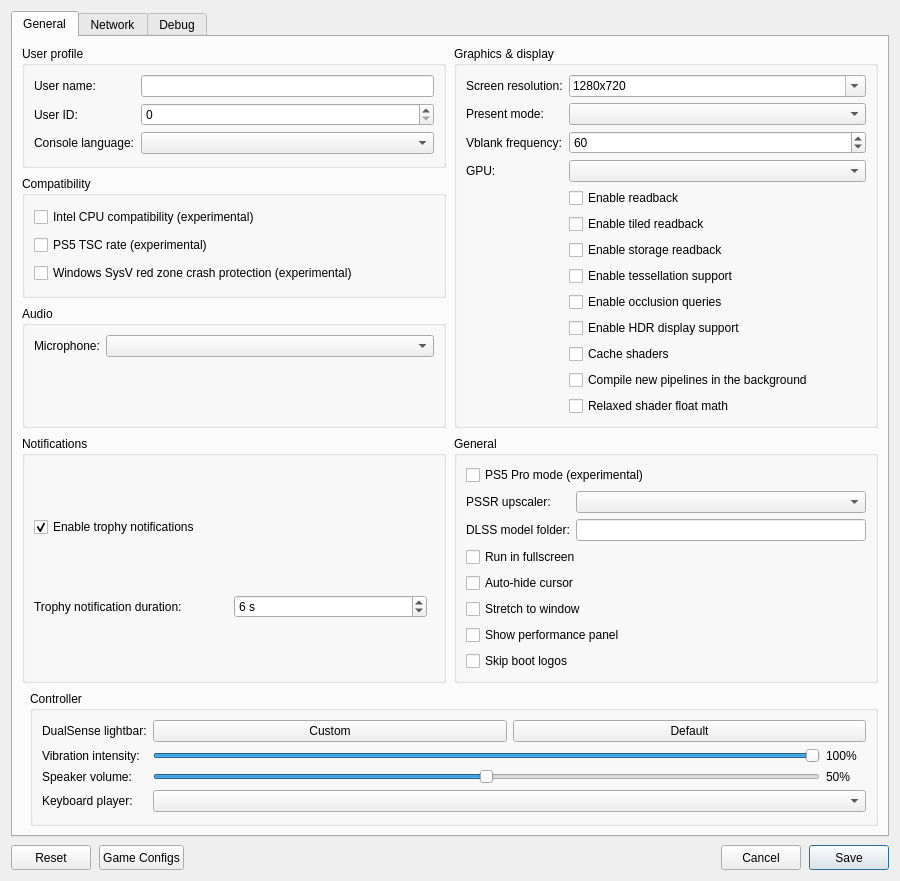
<?xml version="1.0" encoding="UTF-8"?>
<ui version="4.0">
 <class>ConfigurationEditDialog</class>
 <widget class="QDialog" name="ConfigurationEditDialog">
  <property name="geometry">
   <rect>
    <x>0</x>
    <y>0</y>
    <width>900</width>
    <height>620</height>
   </rect>
  </property>
  <property name="windowTitle">
   <string>Settings</string>
  </property>
  <property name="locale">
   <locale language="English" country="UnitedStates"/>
  </property>
  <layout class="QVBoxLayout" name="dialogLayout">
   <property name="spacing"><number>8</number></property>
   <item>
    <widget class="QTabWidget" name="settings_tabs">
     <property name="currentIndex"><number>0</number></property>
     <widget class="QWidget" name="settings_tab">
      <attribute name="title"><string>General</string></attribute>
      <layout class="QGridLayout" name="gridLayout">
       <property name="horizontalSpacing">
        <number>8</number>
       </property>
       <property name="verticalSpacing">
        <number>8</number>
       </property>
       <item row="0" column="0" colspan="2">
        <layout class="QGridLayout" name="sectionsLayout" columnstretch="1,1">
         <property name="horizontalSpacing">
          <number>8</number>
         </property>
         <property name="verticalSpacing">
          <number>8</number>
         </property>
         <item row="0" column="0">
          <widget class="QGroupBox" name="user_profile_group">
           <property name="title">
            <string>User profile</string>
           </property>
           <layout class="QFormLayout" name="userProfileLayout">
            <property name="fieldGrowthPolicy">
             <enum>QFormLayout::AllNonFixedFieldsGrow</enum>
            </property>
            <item row="0" column="0">
             <widget class="QLabel" name="label_user_name">
              <property name="text"><string>User name:</string></property>
             </widget>
            </item>
            <item row="0" column="1">
             <widget class="MandatoryLineEdit" name="lineEdit_user_name">
              <property name="toolTip"><string>Local user name exposed to games</string></property>
              <property name="clearButtonEnabled"><bool>true</bool></property>
             </widget>
            </item>
            <item row="1" column="0">
             <widget class="QLabel" name="label_user_id">
              <property name="text"><string>User ID:</string></property>
             </widget>
            </item>
            <item row="1" column="1">
             <widget class="QSpinBox" name="spinBox_user_id">
              <property name="toolTip"><string>Local user ID exposed to games</string></property>
             </widget>
            </item>
            <item row="2" column="0">
             <widget class="QLabel" name="label_console_language">
              <property name="text"><string>Console language:</string></property>
             </widget>
            </item>
            <item row="2" column="1">
             <widget class="QComboBox" name="comboBox_console_language">
              <property name="toolTip"><string>Language</string></property>
             </widget>
            </item>
           </layout>
          </widget>
         </item>
         <item row="2" column="0">
          <widget class="QGroupBox" name="audio_group">
           <property name="title"><string>Audio</string></property>
           <layout class="QFormLayout" name="audioLayout">
            <property name="fieldGrowthPolicy">
             <enum>QFormLayout::AllNonFixedFieldsGrow</enum>
            </property>
            <item row="0" column="0">
             <widget class="QLabel" name="label_audio_input_device">
              <property name="text"><string>Microphone:</string></property>
             </widget>
            </item>
            <item row="0" column="1">
             <widget class="QComboBox" name="comboBox_audio_input_device"/>
            </item>
           </layout>
          </widget>
         </item>
         <item row="0" column="1" rowspan="3">
          <widget class="QGroupBox" name="graphics_group">
           <property name="title">
            <string>Graphics &amp;&amp; display</string>
           </property>
           <layout class="QFormLayout" name="graphicsLayout">
            <property name="fieldGrowthPolicy">
             <enum>QFormLayout::AllNonFixedFieldsGrow</enum>
            </property>
            <item row="0" column="0">
             <widget class="QLabel" name="label_screen_resolution">
              <property name="text"><string>Screen resolution:</string></property>
             </widget>
            </item>
            <item row="0" column="1">
             <widget class="QComboBox" name="comboBox_screen_resolution">
              <property name="toolTip"><string>Window resolution as WIDTHxHEIGHT; pick a preset or type a custom size. Non-16:9 sizes such as 21:9 show the game with black bars unless Stretch to window is on.</string></property>
              <property name="editable"><bool>true</bool></property>
              <property name="insertPolicy"><enum>QComboBox::NoInsert</enum></property>
              <item><property name="text"><string notr="true">1280x720</string></property></item>
              <item><property name="text"><string notr="true">1920x1080</string></property></item>
              <item><property name="text"><string notr="true">2560x1440</string></property></item>
              <item><property name="text"><string notr="true">3840x2160</string></property></item>
              <item><property name="text"><string notr="true">2560x1080</string></property></item>
              <item><property name="text"><string notr="true">3440x1440</string></property></item>
              <item><property name="text"><string notr="true">3840x1600</string></property></item>
              <item><property name="text"><string notr="true">5120x2160</string></property></item>
             </widget>
            </item>
            <item row="1" column="0">
             <widget class="QLabel" name="label_present_mode">
              <property name="text"><string>Present mode:</string></property>
             </widget>
            </item>
            <item row="1" column="1">
             <widget class="QComboBox" name="comboBox_present_mode">
              <property name="toolTip"><string>Vulkan swapchain presentation mode</string></property>
             </widget>
            </item>
            <item row="2" column="0">
             <widget class="QLabel" name="label_vblank_frequency">
              <property name="text"><string>Vblank frequency:</string></property>
             </widget>
            </item>
            <item row="2" column="1">
             <widget class="QSpinBox" name="spinBox_vblank_frequency">
              <property name="toolTip"><string>Virtual display refresh rate used for frame pacing</string></property>
              <property name="minimum"><number>30</number></property>
              <property name="maximum"><number>360</number></property>
              <property name="value"><number>60</number></property>
             </widget>
            </item>
            <item row="4" column="0">
             <widget class="QLabel" name="label_gpu">
              <property name="text"><string>GPU:</string></property>
             </widget>
            </item>
            <item row="4" column="1">
             <widget class="QComboBox" name="comboBox_gpu">
              <property name="toolTip"><string>Graphics device used by the emulator</string></property>
             </widget>
            </item>
            <item row="5" column="1">
             <widget class="QCheckBox" name="checkBox_readback">
              <property name="toolTip"><string>Read back writable linear images</string></property>
              <property name="text"><string>Enable readback</string></property>
             </widget>
            </item>
            <item row="6" column="1">
             <widget class="QCheckBox" name="checkBox_readback_tiled">
              <property name="toolTip"><string>Read back small writable tiled images</string></property>
              <property name="text"><string>Enable tiled readback</string></property>
             </widget>
            </item>
            <item row="7" column="1">
             <widget class="QCheckBox" name="checkBox_readback_storage">
              <property name="toolTip"><string>Read back shader-written images when the game flushes the GPU cache for the CPU. Images from linear and tiled readback are read back then too.</string></property>
              <property name="text"><string>Enable storage readback</string></property>
             </widget>
            </item>
            <item row="8" column="1">
             <widget class="QCheckBox" name="checkBox_tessellation">
              <property name="toolTip"><string>Draw tessellated geometry, such as GTA V's nearby tree trunks. Unsupported tessellation shaders may cause crashes.</string></property>
              <property name="text"><string>Enable tessellation support</string></property>
             </widget>
            </item>
            <item row="9" column="1">
             <widget class="QCheckBox" name="checkBox_occlusion_queries">
              <property name="toolTip"><string>Count the samples of occlusion queries on the GPU, so hidden lights and objects stay hidden (GTA V&apos;s sun flare and light glows).</string></property>
              <property name="text"><string>Enable occlusion queries</string></property>
             </widget>
            </item>
            <item row="10" column="1">
             <widget class="QCheckBox" name="checkBox_hdr">
              <property name="toolTip"><string>Enable HDR10 output for supported games. Requires HDR enabled on the host display.</string></property>
              <property name="text"><string>Enable HDR display support</string></property>
             </widget>
            </item>
            <item row="11" column="1">
             <widget class="QCheckBox" name="checkBox_shader_cache">
              <property name="toolTip"><string>Save compiled shaders and pipelines per game and load them at startup.</string></property>
              <property name="text"><string>Cache shaders</string></property>
             </widget>
            </item>
            <item row="12" column="1">
             <widget class="QCheckBox" name="checkBox_async_pipelines">
              <property name="toolTip"><string>Compile new pipelines in the background and skip the draws that need them meanwhile: an object may appear a moment late the first time it is seen, instead of the game stuttering.</string></property>
              <property name="text"><string>Compile new pipelines in the background</string></property>
             </widget>
            </item>
            <item row="13" column="1">
             <widget class="QCheckBox" name="checkBox_relaxed_shader_float">
              <property name="toolTip"><string>Use the host GPU's native float operations in shaders. Faster, but can be inaccurate.</string></property>
              <property name="text"><string>Relaxed shader float math</string></property>
             </widget>
            </item>
           </layout>
          </widget>
         </item>
         <item row="3" column="0">
          <widget class="QGroupBox" name="notifications_group">
           <property name="title"><string>Notifications</string></property>
           <layout class="QVBoxLayout" name="notificationsLayout">
            <item>
             <widget class="QCheckBox" name="checkBox_trophy_notifications">
              <property name="toolTip"><string>Show trophy unlock notifications and play their sound.
    To use your own sound, replace the emulator's assets/sounds/trophy-unlock.wav with a WAV file and restart the game.</string></property>
              <property name="text"><string>Enable trophy notifications</string></property>
              <property name="checked"><bool>true</bool></property>
             </widget>
            </item>
            <item>
             <layout class="QHBoxLayout" name="trophyDurationLayout">
              <item>
               <widget class="QLabel" name="label_trophy_duration">
                <property name="text"><string>Trophy notification duration:</string></property>
               </widget>
              </item>
              <item>
               <widget class="QSpinBox" name="spinBox_trophy_duration">
                <property name="toolTip"><string>How long each trophy unlock notification stays on screen.</string></property>
                <property name="suffix"><string> s</string></property>
                <property name="minimum"><number>5</number></property>
                <property name="maximum"><number>10</number></property>
                <property name="value"><number>6</number></property>
               </widget>
              </item>
              <item>
               <spacer name="trophyDurationSpacer">
                <property name="orientation"><enum>Qt::Horizontal</enum></property>
               </spacer>
              </item>
             </layout>
            </item>
           </layout>
          </widget>
         </item>
         <item row="3" column="1">
          <widget class="QGroupBox" name="general_group">
           <property name="title"><string>General</string></property>
           <layout class="QVBoxLayout" name="generalLayout">
            <item>
             <widget class="QCheckBox" name="checkBox_pro">
              <property name="toolTip"><string>Enable PS5 Pro mode for supported games. Disabled by default.</string></property>
              <property name="text"><string>PS5 Pro mode (experimental)</string></property>
             </widget>
            </item>
            <item>
             <layout class="QFormLayout" name="pssrLayout">
              <item row="0" column="0">
               <widget class="QLabel" name="label_pssr_upscaler">
                <property name="text"><string>PSSR upscaler:</string></property>
               </widget>
              </item>
              <item row="0" column="1">
               <widget class="QComboBox" name="comboBox_pssr_upscaler">
                <property name="toolTip"><string>DLSS needs an NVIDIA RTX GPU</string></property>
               </widget>
              </item>
              <item row="1" column="0">
               <widget class="QLabel" name="label_dlss_folder">
                <property name="text"><string>DLSS model folder:</string></property>
               </widget>
              </item>
              <item row="1" column="1">
               <widget class="MandatoryLineEdit" name="lineEdit_dlss_folder">
                <property name="toolTip"><string>Folder with nvngx_dlss.dll (Windows) or libnvidia-ngx-dlss.so.* (Linux)</string></property>
                <property name="clearButtonEnabled"><bool>true</bool></property>
               </widget>
              </item>
             </layout>
            </item>
            <item>
             <widget class="QCheckBox" name="checkBox_fullscreen">
              <property name="toolTip"><string>Run in borderless desktop fullscreen</string></property>
              <property name="text"><string>Run in fullscreen</string></property>
             </widget>
            </item>
            <item>
             <widget class="QCheckBox" name="checkBox_hide_cursor">
              <property name="toolTip"><string>Hide the host cursor after 2 seconds without mouse activity</string></property>
              <property name="text"><string>Auto-hide cursor</string></property>
             </widget>
            </item>
            <item>
             <widget class="QCheckBox" name="checkBox_stretch">
              <property name="toolTip"><string>Stretch the game image to fill the window instead of keeping its aspect ratio with black bars</string></property>
              <property name="text"><string>Stretch to window</string></property>
             </widget>
            </item>
            <item>
             <widget class="QCheckBox" name="checkBox_perf_overlay">
              <property name="toolTip"><string>Show FPS, frame times, CPU/GPU usage, RAM and memory pressure in the game window. Press F2 (Cmd+P on macOS) to toggle it, and add Shift for the detailed view.</string></property>
              <property name="text"><string>Show performance panel</string></property>
             </widget>
            </item>
            <item>
             <widget class="QCheckBox" name="checkBox_skip_notice_screen">
              <property name="toolTip"><string>Skip startup logos and notices in supported games.</string></property>
              <property name="text"><string>Skip boot logos</string></property>
             </widget>
            </item>
           </layout>
          </widget>
         </item>
         <item row="1" column="0">
          <widget class="QGroupBox" name="compatibility_group">
           <property name="title">
            <string>Compatibility</string>
           </property>
           <layout class="QVBoxLayout" name="compatibilityLayout">
            <item>
             <widget class="QCheckBox" name="checkBox_amd_cpu">
              <property name="toolTip"><string>Patch CPU instructions that differ between AMD and the host CPU.</string></property>
              <property name="text"><string>Intel CPU compatibility (experimental)</string></property>
             </widget>
            </item>
            <item>
             <widget class="QCheckBox" name="checkBox_guest_tsc">
              <property name="toolTip"><string>Run the CPU time stamp counter (TSC) at the PS5's 1.6 GHz instead of the host rate. Fixes games that run too fast.</string></property>
              <property name="text"><string>PS5 TSC rate (experimental)</string></property>
             </widget>
            </item>
            <item>
             <widget class="QCheckBox" name="checkBox_red_zone_protection">
              <property name="toolTip"><string>Helps prevent crashes in some games on Windows</string></property>
              <property name="text"><string>Windows SysV red zone crash protection (experimental)</string></property>
             </widget>
            </item>
           </layout>
          </widget>
         </item>
        </layout>
       </item>
       <item row="1" column="1">
        <widget class="QGroupBox" name="controller_group">
         <property name="title"><string>Controller</string></property>
         <layout class="QFormLayout" name="controllerLayout">
          <property name="fieldGrowthPolicy"><enum>QFormLayout::AllNonFixedFieldsGrow</enum></property>
          <item row="0" column="0">
           <widget class="QLabel" name="label_controller_color">
            <property name="text"><string>DualSense lightbar:</string></property>
           </widget>
          </item>
          <item row="0" column="1">
           <layout class="QHBoxLayout" name="controllerColorLayout">
            <item>
             <widget class="QPushButton" name="button_controller_color">
              <property name="toolTip"><string>Choose and preview a fixed LED color. Bluetooth DualSense may take several seconds to update.</string></property>
              <property name="text"><string>Custom</string></property>
             </widget>
            </item>
            <item>
             <widget class="QPushButton" name="button_controller_color_reset">
              <property name="toolTip"><string>Let the game control the lightbar</string></property>
              <property name="text"><string>Default</string></property>
             </widget>
            </item>
           </layout>
          </item>
          <item row="1" column="0">
           <widget class="QLabel" name="label_controller_vibration">
            <property name="text"><string>Vibration intensity:</string></property>
           </widget>
          </item>
          <item row="1" column="1">
           <layout class="QHBoxLayout" name="controllerVibrationLayout">
            <item>
             <widget class="QSlider" name="slider_controller_vibration">
              <property name="toolTip"><string>Scale DualSense vibration over USB and Bluetooth</string></property>
              <property name="maximum"><number>100</number></property>
              <property name="value"><number>100</number></property>
              <property name="orientation"><enum>Qt::Horizontal</enum></property>
             </widget>
            </item>
            <item>
             <widget class="QLabel" name="label_controller_vibration_value">
              <property name="minimumSize"><size><width>40</width><height>0</height></size></property>
              <property name="text"><string>100%</string></property>
             </widget>
            </item>
           </layout>
          </item>
          <item row="2" column="0">
           <widget class="QLabel" name="label_controller_volume">
            <property name="text"><string>Speaker volume:</string></property>
           </widget>
          </item>
          <item row="2" column="1">
           <layout class="QHBoxLayout" name="controllerVolumeLayout">
            <item>
             <widget class="QSlider" name="slider_controller_volume">
              <property name="toolTip"><string>Scale the DualSense speaker over USB and Bluetooth. 50% is the previous default; 100% adds 6 dB of gain.</string></property>
              <property name="maximum"><number>100</number></property>
              <property name="value"><number>50</number></property>
              <property name="orientation"><enum>Qt::Horizontal</enum></property>
             </widget>
            </item>
            <item>
             <widget class="QLabel" name="label_controller_volume_value">
              <property name="minimumSize"><size><width>40</width><height>0</height></size></property>
              <property name="text"><string>50%</string></property>
             </widget>
            </item>
           </layout>
          </item>
          <item row="3" column="0">
           <widget class="QLabel" name="label_keyboard_player">
            <property name="text"><string>Keyboard player:</string></property>
           </widget>
          </item>
          <item row="3" column="1">
           <widget class="QComboBox" name="comboBox_keyboard_player">
            <property name="toolTip"><string>Gamepads fill the remaining players in connection order. Every player uses the same input mapping.</string></property>
           </widget>
          </item>
         </layout>
        </widget>
       </item>
      </layout>
     </widget>
     <widget class="QWidget" name="network_tab">
      <attribute name="title"><string>Network</string></attribute>
      <layout class="QVBoxLayout" name="networkTabLayout">
       <item>
        <widget class="QCheckBox" name="checkBox_network_connected">
         <property name="toolTip"><string>Let games use your computer's local network connection.</string></property>
         <property name="text"><string>Enable network connection</string></property>
        </widget>
       </item>
       <item>
        <widget class="QCheckBox" name="checkBox_psn_emulation">
         <property name="text"><string>Emulate PSN (compatibility)</string></property>
        </widget>
       </item>
       <item>
        <spacer name="networkSpacer">
         <property name="orientation"><enum>Qt::Vertical</enum></property>
         <property name="sizeHint" stdset="0"><size><width>20</width><height>40</height></size></property>
        </spacer>
       </item>
      </layout>
     </widget>
     <widget class="QWidget" name="debug_tab">
      <attribute name="title"><string>Debug</string></attribute>
      <layout class="QVBoxLayout" name="debugTabLayout">
       <item>
        <widget class="QGroupBox" name="debug_group">
         <property name="title">
          <string>Debugging &amp;&amp; logs</string>
         </property>
         <layout class="QGridLayout" name="debugLayout" columnstretch="0,1,0,1">
          <property name="horizontalSpacing"><number>8</number></property>
          <property name="verticalSpacing"><number>6</number></property>
          <item row="0" column="0" colspan="2">
           <widget class="QCheckBox" name="checkBox_vulkan_validation">
            <property name="toolTip"><string>Enable Vulkan validation layers</string></property>
            <property name="text"><string>Vulkan validation</string></property>
            <property name="checked"><bool>true</bool></property>
           </widget>
          </item>
          <item row="0" column="2" colspan="2">
           <widget class="QCheckBox" name="checkBox_shader_validation">
            <property name="toolTip"><string>Validate SPIR-V binary</string></property>
            <property name="text"><string>Shader validation</string></property>
            <property name="checked"><bool>true</bool></property>
           </widget>
          </item>
          <item row="1" column="0" colspan="2">
           <widget class="QCheckBox" name="checkBox_renderdoc_capture">
            <property name="toolTip"><string>Enable RenderDoc capture</string></property>
            <property name="text"><string>RenderDoc capture</string></property>
           </widget>
          </item>
          <item row="1" column="2" colspan="2">
           <widget class="QCheckBox" name="checkBox_cmd_dump">
            <property name="toolTip"><string>Dump command buffers</string></property>
            <property name="text"><string>Command buffer dump</string></property>
           </widget>
          </item>
          <item row="2" column="0">
           <widget class="QLabel" name="label_shader_log_direction">
            <property name="text"><string>Shader logging:</string></property>
           </widget>
          </item>
          <item row="2" column="1">
           <widget class="QComboBox" name="comboBox_shader_log_direction">
            <property name="toolTip"><string>Dump shaders to file or console window. If enabled may decrease emulator performance</string></property>
           </widget>
          </item>
          <item row="2" column="2">
           <widget class="QLabel" name="label_shader_log_folder">
            <property name="text"><string>Shader log folder:</string></property>
           </widget>
          </item>
          <item row="2" column="3">
           <widget class="MandatoryLineEdit" name="lineEdit_shader_log_folder">
            <property name="toolTip"><string>Specify directory to dump shaders</string></property>
            <property name="clearButtonEnabled"><bool>true</bool></property>
           </widget>
          </item>
          <item row="3" column="0">
           <widget class="QLabel" name="label_printf_direction">
            <property name="text"><string>Printf output:</string></property>
           </widget>
          </item>
          <item row="3" column="1">
           <widget class="QComboBox" name="comboBox_printf_direction">
            <property name="toolTip"><string>Print logs to file or console window. If enabled may decrease emulator performance</string></property>
           </widget>
          </item>
          <item row="3" column="2">
           <widget class="QLabel" name="label_printf_file">
            <property name="text"><string>Printf output file:</string></property>
           </widget>
          </item>
          <item row="3" column="3">
           <widget class="MandatoryLineEdit" name="lineEdit_printf_file">
            <property name="toolTip"><string>Specify file to dump logs</string></property>
            <property name="clearButtonEnabled"><bool>true</bool></property>
           </widget>
          </item>
          <item row="4" column="0">
           <widget class="QCheckBox" name="checkBox_profiler">
            <property name="toolTip"><string>Enable the Tracy profiler. Profiling may decrease emulator performance</string></property>
            <property name="text"><string>Tracy profiler</string></property>
           </widget>
          </item>
          <item row="4" column="2">
           <widget class="QLabel" name="label_cmd_dump_folder">
            <property name="text"><string>Command buffer folder:</string></property>
           </widget>
          </item>
          <item row="4" column="3">
           <widget class="MandatoryLineEdit" name="lineEdit_cmd_dump_folder">
            <property name="toolTip"><string>Specify directory to dump command buffers</string></property>
            <property name="clearButtonEnabled"><bool>true</bool></property>
           </widget>
          </item>
          <item row="5" column="0" colspan="2">
           <widget class="QCheckBox" name="checkBox_record_pipeline_manifest">
            <property name="toolTip"><string>Add the shaders and pipelines this session compiles to the game's pipeline manifest (_PipelineCache), which later cold starts compile while the game loads.</string></property>
            <property name="text"><string>Record the pipeline manifest</string></property>
           </widget>
          </item>
         </layout>
        </widget>
       </item>
       <item>
        <widget class="QGroupBox" name="rendering_compatibility_group">
         <property name="title"><string>Rendering compatibility</string></property>
         <layout class="QVBoxLayout" name="renderingCompatibilityLayout">
          <item>
           <widget class="QLabel" name="label_rendering_compatibility">
            <property name="text"><string>These settings may help with rendering bugs at a slight performance cost.</string></property>
            <property name="wordWrap"><bool>true</bool></property>
           </widget>
          </item>
          <item>
           <widget class="QCheckBox" name="checkBox_sync_raw_image_buffers">
            <property name="toolTip"><string>Can fix missing textures and incorrect transparency (Resident Evil 2).</string></property>
            <property name="text"><string>Accurate texture synchronization</string></property>
           </widget>
          </item>
         </layout>
        </widget>
       </item>
       <item>
        <widget class="QGroupBox" name="performance_tweaks_group">
         <property name="title"><string>Performance tweaks</string></property>
         <layout class="QVBoxLayout" name="performanceTweaksLayout">
          <item>
           <widget class="QLabel" name="label_performance_tweaks">
            <property name="styleSheet"><string>color: red;</string></property>
            <property name="text"><string>Game-specific tweaks: they may or may not improve performance. Use with caution and prefer setting them per game rather than globally.</string></property>
            <property name="wordWrap"><bool>true</bool></property>
           </widget>
          </item>
          <item>
           <layout class="QHBoxLayout" name="flushDrawsLayout">
            <item>
             <widget class="QLabel" name="label_flush_draws">
              <property name="text"><string>Submit GPU work every N draws (0 = off):</string></property>
             </widget>
            </item>
            <item>
             <widget class="QSpinBox" name="spinBox_flush_draws">
              <property name="toolTip"><string>Can lower frame time in games that send a whole frame as one command buffer, at some submit overhead.</string></property>
              <property name="maximum"><number>99999</number></property>
             </widget>
            </item>
            <item>
             <spacer name="flushDrawsSpacer">
              <property name="orientation"><enum>Qt::Horizontal</enum></property>
             </spacer>
            </item>
           </layout>
          </item>
         </layout>
        </widget>
       </item>
       <item>
        <spacer name="debugSpacer">
         <property name="orientation"><enum>Qt::Vertical</enum></property>
         <property name="sizeHint" stdset="0"><size><width>20</width><height>40</height></size></property>
        </spacer>
       </item>
      </layout>
     </widget>
    </widget>
   </item>
   <item>
    <layout class="QHBoxLayout" name="buttonLayout">
     <item>
     <widget class="QPushButton" name="clear_button">
       <property name="minimumSize"><size><width>80</width><height>25</height></size></property>
       <property name="text"><string>Reset</string></property>
       <property name="toolTip"><string>Restore default settings</string></property>
      </widget>
     </item>
     <item>
      <widget class="QPushButton" name="settings_button">
       <property name="minimumSize"><size><width>80</width><height>25</height></size></property>
       <property name="text"><string>Game Configs</string></property>
       <property name="toolTip"><string>Import or export game configs</string></property>
      </widget>
     </item>
     <item>
      <spacer name="buttonSpacer">
       <property name="orientation"><enum>Qt::Horizontal</enum></property>
       <property name="sizeHint" stdset="0"><size><width>40</width><height>20</height></size></property>
      </spacer>
     </item>
     <item>
      <widget class="QPushButton" name="cancel_button">
       <property name="minimumSize"><size><width>80</width><height>25</height></size></property>
       <property name="text"><string>Cancel</string></property>
      </widget>
     </item>
     <item>
      <widget class="QPushButton" name="ok_button">
       <property name="minimumSize"><size><width>80</width><height>25</height></size></property>
       <property name="text"><string>Save</string></property>
       <property name="default"><bool>true</bool></property>
      </widget>
     </item>
    </layout>
   </item>
  </layout>
 </widget>
 <customwidgets>
  <customwidget>
   <class>MandatoryLineEdit</class>
   <extends>QLineEdit</extends>
   <header>mandatoryLineEdit.h</header>
  </customwidget>
 </customwidgets>
 <resources/>
</ui>
